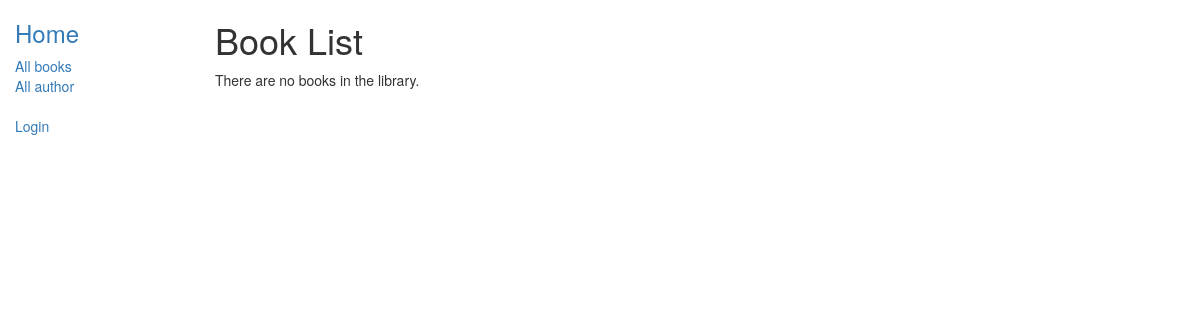
Page /catalog/books/ on the earlier database version.
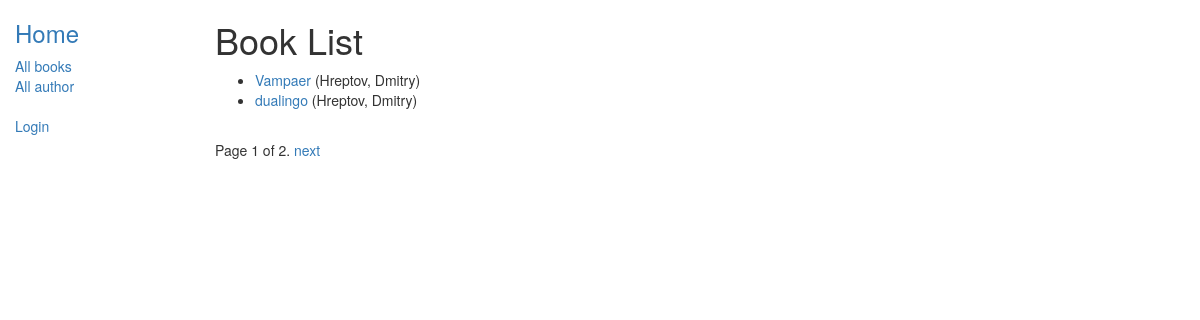
Same page on the later database version.
### catalog/models.py (models this page shows, shortened)
class Book(models.Model):
    title = models.CharField(max_length=200)
    author = models.ForeignKey('Author', on_delete=models.SET_NULL, null=True)
    summary = models.TextField(max_length=1000, help_text="Enter a brief description of the book")
    isbn = models.CharField('ISBN',max_length=13, help_text='13 Character <a href="https://www.isbn-international.org/content/what-isbn">ISBN number</a>')
    genre = models.ManyToManyField(Genre, help_text="Select a genre for this book")
    def get_absolute_url(self):
        return reverse('book-detail', args=[str(self.id)])
    def display_genre(self):
        """
        Creates a string for the Genre. This is required to display genre in Admin.
        """
        return ', '.join([genre.name for genre in self.genre.all()[:3]])
    display_genre.short_description = 'Genre'

class Author(models.Model):
    first_name = models.CharField(max_length=100)
    last_name = models.CharField(max_length=100)
    date_of_birth = models.DateField(null=True, blank=True)
    date_of_death = models.DateField('Died', null=True, blank=True)
    def __str__(self):
        return '%s, %s' % (self.last_name, self.first_name)

### catalog/views.py (the view)
# urls.py: path('books/', views.BookListView.as_view(), name='books'),
class BookListView(generic.ListView):
    model = Book
    paginate_by = 2

### catalog/templates/catalog/book_list.html (shortened to what this page needs)
{% extends "base_generic.html" %}
{% block content %}
    <h1>Book List
    </h1>
    {% if book_list %}
    <ul>
      {% for book in book_list %}
      <li>
        <a href="{{ book.get_absolute_url }}">{{ book.title }}</a> ({{book.author}})
      </li>
      {% endfor %}
    </ul>
    {% else %}
      <p>There are no books in the library.</p>
    {% endif %}
{% endblock %}

Differences in the rows shown:
added Book: title "Vampaer", author "Hreptov, Dmitry"
added Book: title "dualingo", author "Hreptov, Dmitry"
Other differences:
{{ page_obj.number }}: (not shown) → "1"
{{ page_obj.paginator.num_pages }}: (not shown) → "2"
text no longer shown: "There are no books in the library."
text now shown: "Page of . next"
